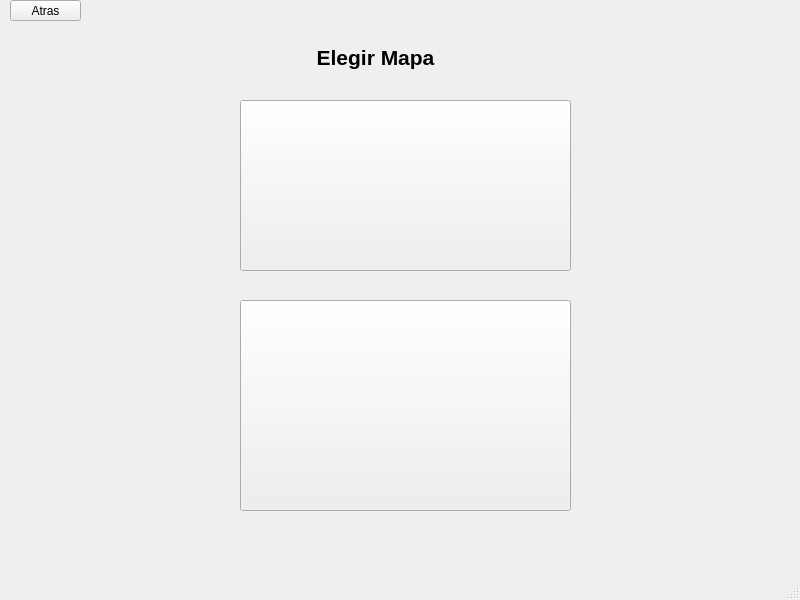
<?xml version="1.0" encoding="UTF-8"?>
<ui version="4.0">
 <class>MainWindow</class>
 <widget class="QMainWindow" name="MainWindow">
  <property name="geometry">
   <rect>
    <x>0</x>
    <y>0</y>
    <width>800</width>
    <height>600</height>
   </rect>
  </property>
  <property name="windowTitle">
   <string>MainWindow</string>
  </property>
  <widget class="QWidget" name="centralwidget">
   <widget class="QLabel" name="label">
    <property name="geometry">
     <rect>
      <x>0</x>
      <y>0</y>
      <width>800</width>
      <height>600</height>
     </rect>
    </property>
    <property name="text">
     <string/>
    </property>
    <property name="scaledContents">
     <bool>true</bool>
    </property>
   </widget>
   <widget class="QLabel" name="label_2">
    <property name="geometry">
     <rect>
      <x>275</x>
      <y>32</y>
      <width>201</width>
      <height>51</height>
     </rect>
    </property>
    <property name="font">
     <font>
      <pointsize>16</pointsize>
      <weight>75</weight>
      <bold>true</bold>
     </font>
    </property>
    <property name="text">
     <string>Elegir Mapa</string>
    </property>
    <property name="alignment">
     <set>Qt::AlignCenter</set>
    </property>
   </widget>
   <widget class="QLabel" name="label_3">
    <property name="geometry">
     <rect>
      <x>240</x>
      <y>100</y>
      <width>331</width>
      <height>171</height>
     </rect>
    </property>
    <property name="autoFillBackground">
     <bool>false</bool>
    </property>
    <property name="text">
     <string/>
    </property>
    <property name="scaledContents">
     <bool>true</bool>
    </property>
   </widget>
   <widget class="QLabel" name="label_4">
    <property name="geometry">
     <rect>
      <x>240</x>
      <y>300</y>
      <width>331</width>
      <height>211</height>
     </rect>
    </property>
    <property name="text">
     <string/>
    </property>
    <property name="scaledContents">
     <bool>true</bool>
    </property>
   </widget>
   <widget class="QPushButton" name="pushButton">
    <property name="geometry">
     <rect>
      <x>10</x>
      <y>0</y>
      <width>71</width>
      <height>21</height>
     </rect>
    </property>
    <property name="text">
     <string>Atras</string>
    </property>
   </widget>
   <widget class="QPushButton" name="pushButton_2">
    <property name="geometry">
     <rect>
      <x>240</x>
      <y>100</y>
      <width>331</width>
      <height>171</height>
     </rect>
    </property>
    <property name="text">
     <string/>
    </property>
   </widget>
   <widget class="QPushButton" name="pushButton_3">
    <property name="geometry">
     <rect>
      <x>240</x>
      <y>300</y>
      <width>331</width>
      <height>211</height>
     </rect>
    </property>
    <property name="text">
     <string/>
    </property>
   </widget>
  </widget>
  <widget class="QMenuBar" name="menubar">
   <property name="geometry">
    <rect>
     <x>0</x>
     <y>0</y>
     <width>800</width>
     <height>21</height>
    </rect>
   </property>
  </widget>
  <widget class="QStatusBar" name="statusbar"/>
 </widget>
 <resources/>
 <connections/>
</ui>
